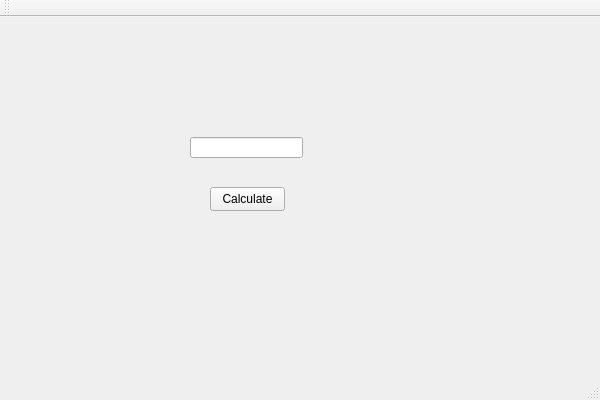
<?xml version="1.0" encoding="UTF-8"?>
<ui version="4.0">
 <class>UPNRechnerClass</class>
 <widget class="QMainWindow" name="UPNRechnerClass">
  <property name="geometry">
   <rect>
    <x>0</x>
    <y>0</y>
    <width>600</width>
    <height>400</height>
   </rect>
  </property>
  <property name="windowTitle">
   <string>UPNRechner</string>
  </property>
  <widget class="QWidget" name="centralWidget">
   <widget class="QPushButton" name="calculateButton">
    <property name="geometry">
     <rect>
      <x>210</x>
      <y>170</y>
      <width>75</width>
      <height>24</height>
     </rect>
    </property>
    <property name="text">
     <string>Calculate</string>
    </property>
   </widget>
   <widget class="QLineEdit" name="inputField">
    <property name="geometry">
     <rect>
      <x>190</x>
      <y>120</y>
      <width>113</width>
      <height>21</height>
     </rect>
    </property>
   </widget>
   <widget class="QLabel" name="resultField">
    <property name="geometry">
     <rect>
      <x>220</x>
      <y>220</y>
      <width>49</width>
      <height>16</height>
     </rect>
    </property>
    <property name="text">
     <string/>
    </property>
   </widget>
  </widget>
  <widget class="QMenuBar" name="menuBar">
   <property name="geometry">
    <rect>
     <x>0</x>
     <y>0</y>
     <width>600</width>
     <height>22</height>
    </rect>
   </property>
  </widget>
  <widget class="QToolBar" name="mainToolBar">
   <attribute name="toolBarArea">
    <enum>TopToolBarArea</enum>
   </attribute>
   <attribute name="toolBarBreak">
    <bool>false</bool>
   </attribute>
  </widget>
  <widget class="QStatusBar" name="statusBar"/>
 </widget>
 <layoutdefault spacing="6" margin="11"/>
 <resources>
  <include location="UPNRechner.qrc"/>
 </resources>
 <connections/>
</ui>
